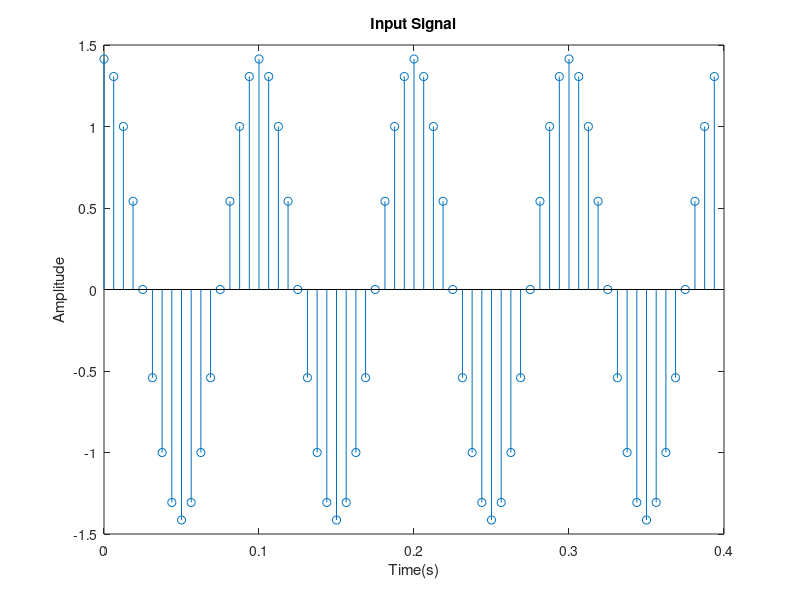
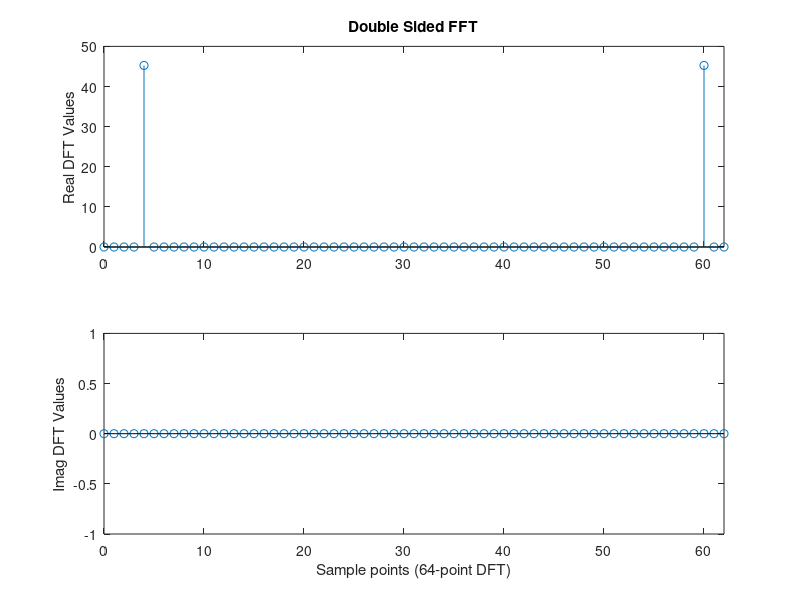
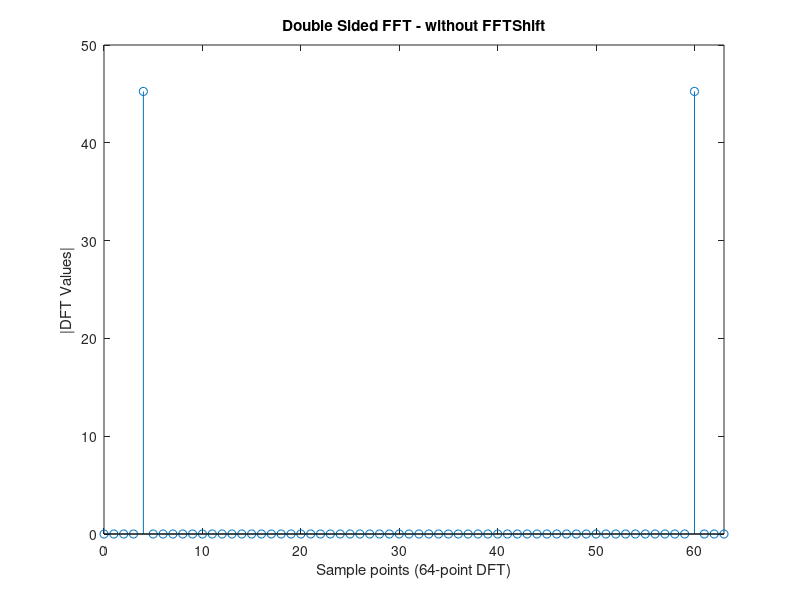
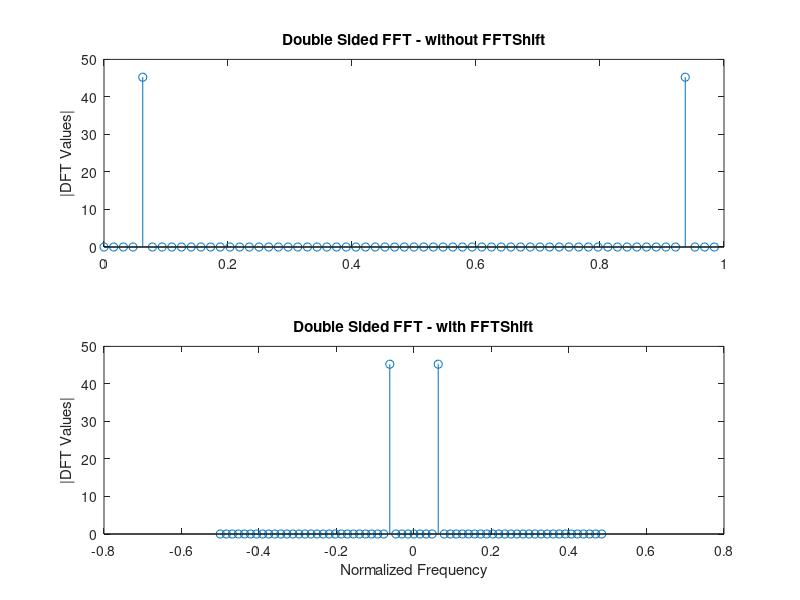

These figures' MATLAB source, in order: (Note: this script raises an error after producing the figures.)
% *********************************************************************** %
% Michael Rahaim
% Modified Examples from http://www.gaussianwaves.com/
%
% ------------------------------------------------------------------------
% Note on Power: 
%       Amplitude = 1/2 Peak to Peak
%       RMS of a sine = P-P / 2*sqrt(2)
%       For a real signal,
%           Power at f = Power at -f = (RMS)^2 / 2
%       Power calculation also accounts for the % of the FFT that the
%           signal accounts for since fft(x,NFFT) fills x with zeros is
%           length of x < NFFT.
% ------------------------------------------------------------------------
% Note on DFT:
%       When calculating the FFT and iFFT, Matlab's fft and ifft functions
%       do NOT use the 1/N and N factor that are found in text definitions
%       of the complex DFT.
% ------------------------------------------------------------------------
% Suppress warngngs:
%#ok<*UNRCH>
% *********************************************************************** %
clear all %#ok<CLALL>
close all

%% Parameters 
A             = sqrt(2);    % Amplitude
f             = 10;         % frequency of sine wave
overSampRate  = 16;         % oversampling rate
fs = overSampRate*f;        % sampling frequency

phase         = 0;%-1/2*pi; % desired phase shift in radians
nCyl          = 4;      % to generate five cycles of sine wave
NFFT          = 64;   % NFFT-point DFT	 	 

tolerance     = 1e-8;               % To avoid FP rounding errors
noise_var     = 0;                  % Noise variance
noise_std     = sqrt(noise_var);    % Noise standard deviation

%% Figure Settings
fig_c1 = 10;
fig_r1 = 700;
fig_w  = 460;
fig_h  = 400;
del_w  = 15;
del_h  = 100;
fig_c  = [fig_c1, fig_c1+fig_w+del_w, fig_c1+2*(fig_w+del_w), fig_c1+3*(fig_w+del_w)];
fig_r  = [fig_r1, fig_r1-(fig_h+del_h)];

STEM = 1; % 0 for regular plots, 1 for stem plots

%% Generate Signal / Info
t = 0:1/fs:(nCyl*1/f-1/fs);         % time base
x = A*cos(2*pi*f*t+phase);          % time domain signal
%x = x + 0.5*A*cos(2*pi*2*f*t+2*phase);
x = x + noise_std*randn(size(x));   % signal plus noise
L = length(x);                      % signal length

figure('Position',[fig_c(1),fig_r(1),fig_w,fig_h]);
if (STEM) 
    stem(t,x);
else
    plot(t,x);
end
title('Input Signal');
%title(['Sine Wave f=', num2str(f), 'Hz']);
xlabel('Time(s)');
ylabel('Amplitude');


%% Generate DFT
X1     = fft(x,NFFT);               % Compute DFT using FFT	 	 
X2     = fftshift(X1);              % Shift the FFT values
Px     = X2.*conj(X2)/(NFFT*L);     % Power of each freq components	 	 
Px2    = X1.*conj(X1)/(NFFT*L);     % Single sided PSD

nVals1 = 0:NFFT-1;                  % DFT Sample points	 	 
nVals2 = (0:NFFT-1)/NFFT;           % Normalized DFT Sample points	 	 
nVals3 = (-NFFT/2:NFFT/2-1)/NFFT;   % DFT Sample points (Shifted)
fVals1 = fs*nVals3;                 % DFT frequencies
fVals2 = fs*(0:NFFT/2-1)/NFFT;	 	% Single sided DFT frequencies

% Get rid of values below the threshold tolerance (occur because of the
% rounding errors in floating point nums. Causes phase calculation errors)
% X1(abs(X1)<tolerance) = 0;
% X2(abs(X2)<tolerance) = 0;
X1(imag(X1) < tolerance & imag(X1) > -tolerance) = ...
    real(X1(imag(X1) < tolerance & imag(X1) > -tolerance));
X1(real(X1) < tolerance & real(X1) > -tolerance) = ...
    imag(X1(real(X1) < tolerance & real(X1) > -tolerance));
X2(imag(X2) < tolerance & imag(X2) > -tolerance) = ...
    real(X2(imag(X2) < tolerance & imag(X2) > -tolerance));
X2(real(X2) < tolerance & real(X2) > -tolerance) = ...
    imag(X2(real(X2) < tolerance & real(X2) > -tolerance));


%% Real and Imaginary components
figure('Position',[fig_c(2),fig_r(1),fig_w,fig_h]);
subplot(2,1,1);
if (STEM) 
    stem(nVals1,real(X1));
else
    plot(nVals1,real(X1));	 	 
end
title('Double Sided FFT');	 	 
ylabel('Real DFT Values');
xlim([nVals1(1),nVals1(NFFT-1)]);
subplot(2,1,2);
if (STEM) 
    stem(nVals1,imag(X1));
else
    plot(nVals1,imag(X1)); 
end
%title('Double Sided FFT - Imaginary Compononts');	 	 
xlabel(['Sample points (', num2str(NFFT), '-point DFT)']);
ylabel('Imag DFT Values');
xlim([nVals1(1),nVals1(NFFT-1)]);

%% Magnitude
figure('Position',[fig_c(3),fig_r(1),fig_w,fig_h]);
if (STEM) 
    stem(nVals1,abs(X1));
else
    plot(nVals1,abs(X1));
end
title('Double Sided FFT - without FFTShift');	 	 
xlabel(['Sample points (', num2str(NFFT), '-point DFT)']);
ylabel('|DFT Values|');
xlim([0,NFFT-1]);

figure('Position',[fig_c(4),fig_r(1),fig_w,fig_h]);
subplot(2,1,1);
if (STEM) 
    stem(nVals2,abs(X1));
else
    plot(nVals2,abs(X1));
end
title('Double Sided FFT - without FFTShift');	 	 
%xlabel('Normalized Frequency');
ylabel('|DFT Values|');
subplot(2,1,2);
if (STEM) 
    stem(nVals3,abs(X2));
else
    plot(nVals3,abs(X2));
end
title('Double Sided FFT - with FFTShift');
xlabel('Normalized Frequency');
ylabel('|DFT Values|');
%xlim([nVals3(1),nVals3(NFFT-1)]);

figure('Position',[fig_c(1),fig_r(2),fig_w,fig_h]);
subplot(2,1,1)
if (STEM) 
    stem(fVals1,abs(X2),'b');
else
    plot(fVals1,abs(X2),'b');
end
title('Double Sided FFT - with FFTShift');	 	 
%xlabel('Frequency (Hz)');
ylabel('|DFT Values|');
xlim([fVals1(1),fVals1(NFFT-1)]);
subplot(2,1,2)
if (STEM) 
    stem(fVals1,(180/pi)*atan2(imag(X2),real(X2)),'b');
else
    plot(fVals1,(180/pi)*atan2(imag(X2),real(X2)),'b');
end
xlabel('Frequency (Hz)');
ylabel('Phase (deg)');
xlim([fVals1(1),fVals1(NFFT-1)]);
ylim([-180, 180]);
ax = gca;
ax.YTick = [-180,-90,0,90,180];



%% Power Spectral Density
figure('Position',[fig_c(2),fig_r(2),fig_w,fig_h]);
if (STEM) 
    stem(fVals1,Px,'b');
else
    plot(fVals1,Px,'b');
end
title('Power Spectral Density');	 	 
xlabel('Frequency (Hz)');
ylabel('Power');
xlim([-fs/2,fs/2]);

figure('Position',[fig_c(3),fig_r(2),fig_w,fig_h]);
plot(fVals1,10*log10(Px),'b'); % Stem plots look funny in dB...
title('Power Spectral Density');	 	 
xlabel('Frequency (Hz)');
ylabel('Power (dB)');
xlim([-fs/2,fs/2]);




%% Single Sided Power Spectral Density
figure('Position',[fig_c(4),fig_r(2),fig_w,fig_h]);
if (STEM) 
    stem(fVals2,Px2(1:NFFT/2),'b','LineWidth',1);
else
    plot(fVals2,Px2(1:NFFT/2),'b','LineWidth',1);	 	 
end
title('One Sided Power Spectral Density');	 	 
xlabel('Frequency (Hz)');
ylabel('PSD');